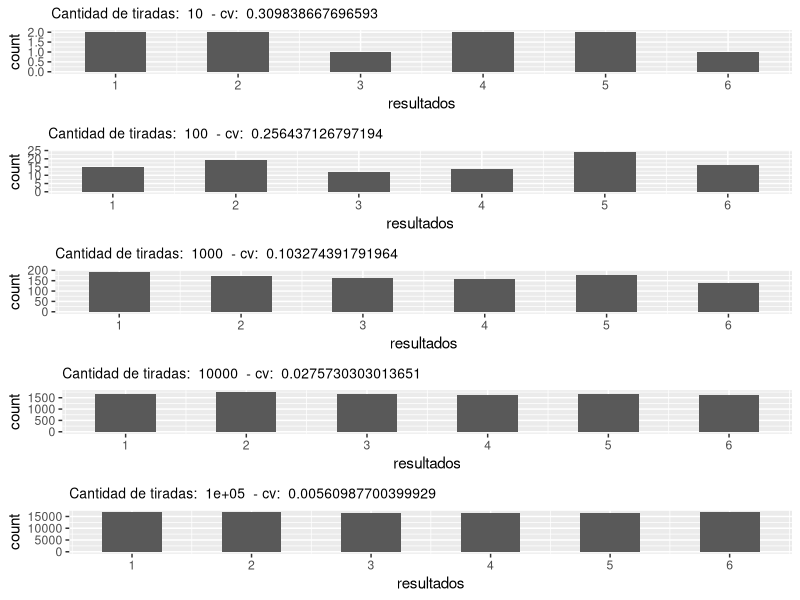
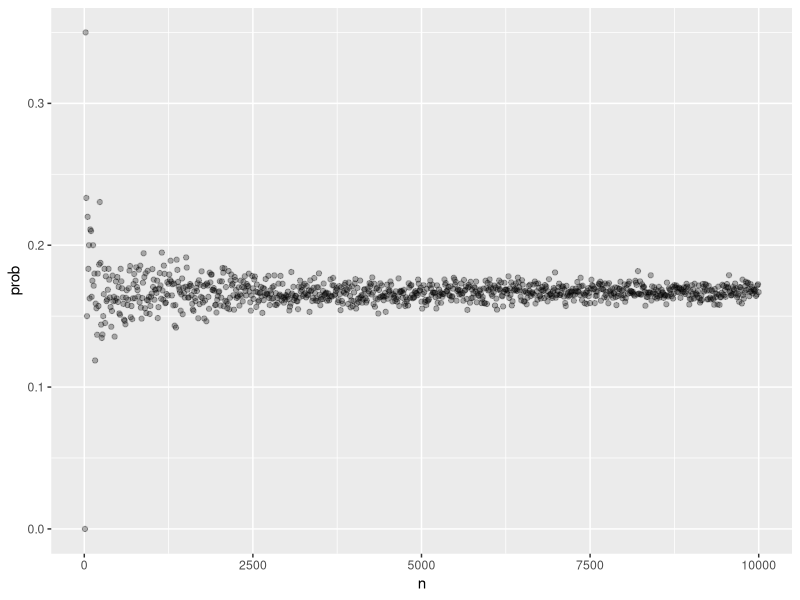
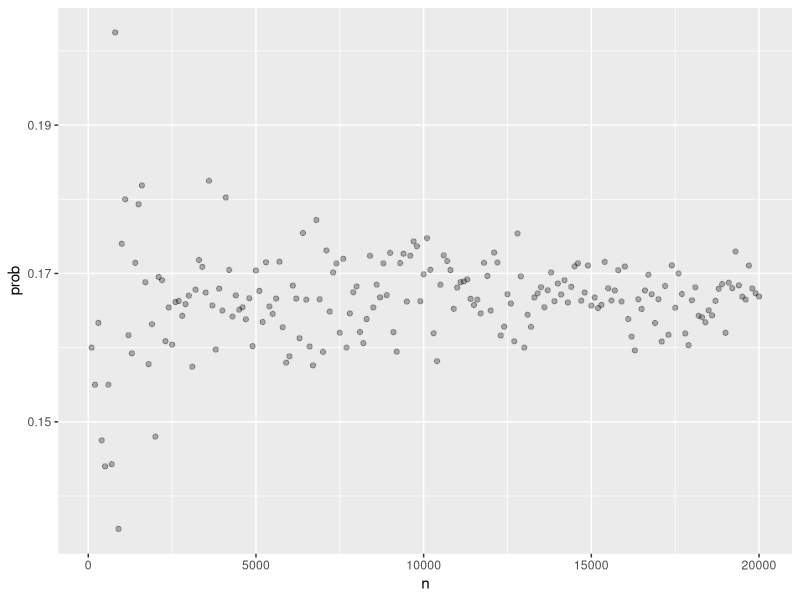
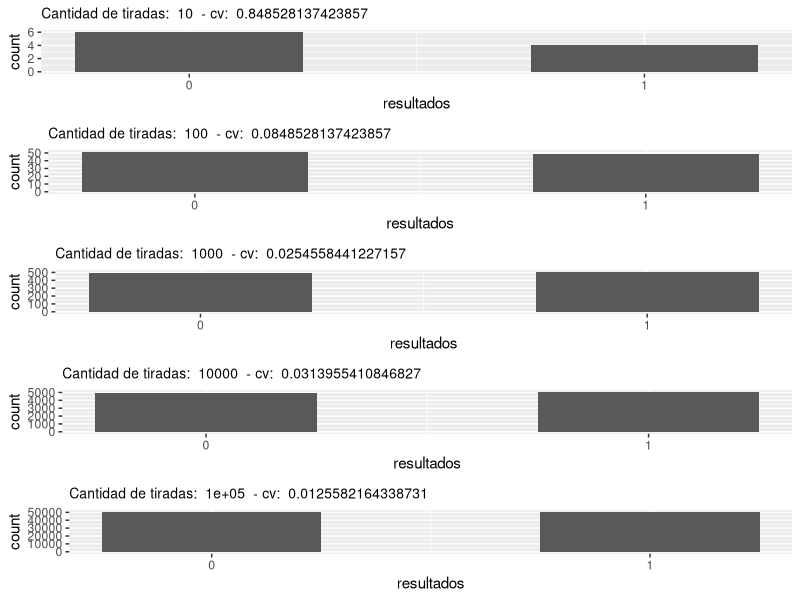
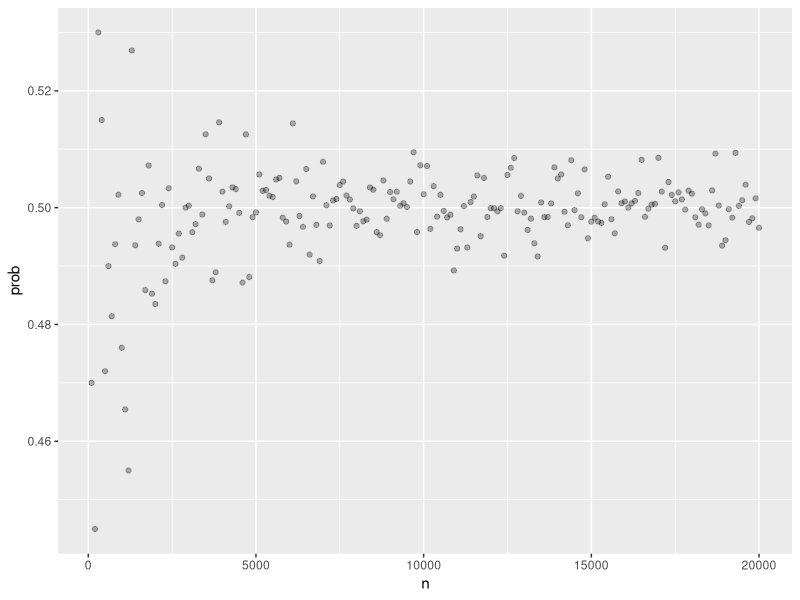

The R script that drew these images, in order:
## ---- chunk 1
library(tidyverse)
library(ggplot2)
library(gridExtra)
## ---- chunk 2
bolitas <- rep(c("azul", "amarillo", "gris"), times = c(5, 3, 4))

# Solución utilizando simulación de montecarlo, repitiendo el evento 10,000 veces:
resultados <- replicate(10000, {
  sample(bolitas, 1)
  })

prop.table(table(resultados))
# Solución utilizando la función `mean()`:
paste("Cálculo teórico:", mean(bolitas == "azul"))
## ---- chunk 3
bolitas <- rep(c("azul", "amarillo", "gris"), times = c(5, 3, 4))

# Solución utilizando simulación de montecarlo, repitiendo el evento 10,000 veces:
resultados <- replicate(10000, {
  sample(bolitas, 1)
  })
prop.table(table(resultados))
prop.table(table(resultados))[1] + prop.table(table(resultados))[3]

paste("Cálculo teórico:", mean(bolitas != "azul"))
## ---- chunk 4
# Creamos las variables
azul <- 5
amarillo <- 3
gris <- 4

# Calculamos la probabilidad de que la primera bolita sea azul:
p1Azul <- azul / (azul + amarillo + gris)

# Calculamos la probabilidad de que la segunda sea azul:
p2Azul <- (azul - 1) / (azul - 1 + amarillo + gris)

# Calculamos el complemento porque piden que la segunda NO sea azul:
p2NoAzul <- 1 - p2Azul

# Calculamos lo que nos piden:
p1Azul * p2NoAzul
## ---- chunk 5
bolitas <- rep(c("azul", "amarillo", "gris"), times = c(5, 3, 4))
pares <- list()

resultados <- replicate(10000, {
  pares <- append(pares,sample(bolitas, 2, replace = FALSE))
  pares
  })

mean(resultados[1,] == "azul" & resultados[2,] != "azul")
## ---- chunk 6
# Creamos las variables
azul <- 5
amarillo <- 3
gris <- 4

# Calculamos la probabilidad de que la primera bolita sea azul:
p1Azul <- azul / (azul + amarillo + gris)

# Calculamos primero la probabilidad de que la segunda sea azul:
p2Azul <- azul / (azul + amarillo + gris)

# Calculamos el complemento porque piden que la segunda NO sea azul:
p2NoAzul <- 1 - p2Azul

# Calculamos lo que nos piden:
p1Azul * p2NoAzul
## ---- chunk 7
bolitas <- rep(c("azul", "amarillo", "gris"), times = c(5, 3, 4))
pares <- list()

resultados <- replicate(10000, {
  pares <- append(pares,sample(bolitas, 2, replace = TRUE))
  pares
  })

mean(resultados[1,] == "azul" & resultados[2,] != "azul")
## ---- chunk 8
espacioMuestral <- rep(c(1, 2, 3, 4, 5, 6), times = c(1, 1, 1, 1, 1, 1))
experimentos <- 1:5
graficos <- list()
for (i in experimentos) {
  cantTiradas <- 10^i
  resultados <- replicate(cantTiradas, {
    sample(espacioMuestral, 1, replace = TRUE)
    })
  resultados <- tibble(resultados)
  cv <- sd(as.data.frame(table(resultados))$Freq)/(cantTiradas/6)
  graficos[[i]] <- ggplot(resultados, aes(resultados)) +
    geom_histogram(binwidth = 0.5 , center = 0) +
    scale_x_continuous(breaks = espacioMuestral) +
    ggtitle(paste("Cantidad de tiradas: ", cantTiradas, " - cv: ", as.character(cv))) + 
    theme(plot.title = element_text(size=10))
}
do.call("grid.arrange", c(graficos, nrow = 5)) 
## ---- chunk 9
probEventoMontecarlo <- function(espacioMuestral,evento,n) {
  resultado <- replicate(n, {
    evento == sample(espacioMuestral, 1)
    })
  mean(resultado)
}
## ---- chunk 10
repsExp <- seq(10,10000,10)
serie <- tibble(n = integer(), prob = double())
for (i in repsExp) {
  serie <- add_row(serie, n = i, prob = probEventoMontecarlo(c(1,2,3,4,5,6),1,i))
}
ggplot(serie, aes(x = n, y = prob)) + 
  geom_point(alpha = 0.3)
## ---- chunk 11
repsExp <- seq(100,20000,100)
serie <- tibble(n = integer(), prob = double())
for (i in repsExp) {
  serie <- add_row(serie, n = i, prob = probEventoMontecarlo(c(1,2,3,4,5,6),1,i))
}
ggplot(serie, aes(x = n, y = prob)) + 
  geom_point(alpha = 0.3)
## ---- chunk 12
espacioMuestral <- rep(c(0,1), times = c(1, 1))
experimentos <- 1:5
graficos <- list()
for (i in experimentos) {
  cantTiradas <- 10^i
  resultados <- replicate(cantTiradas, {
  sample(espacioMuestral, 1, replace = TRUE)
  })
  resultados <- tibble(resultados)
  cv <- sd(as.data.frame(table(resultados))$Freq)/(cantTiradas/6)
  graficos[[i]] <- ggplot(resultados, aes(resultados)) +
    geom_histogram(binwidth = 0.5 , center = 0) +
    scale_x_continuous(breaks = espacioMuestral) +
    ggtitle(paste("Cantidad de tiradas: ", cantTiradas, " - cv: ", as.character(cv))) + 
    theme(plot.title = element_text(size=10))
}
do.call("grid.arrange", c(graficos, nrow = 5)) 
## ---- chunk 13
repsExp <- seq(100,20000,100)
serie <- tibble(n = integer(), prob = double())
for (i in repsExp) {
  serie <- add_row(serie, n = i, prob = probEventoMontecarlo(c(1,2),1,i))
}
ggplot(serie, aes(x = n, y = prob)) + 
  geom_point(alpha = 0.3)
